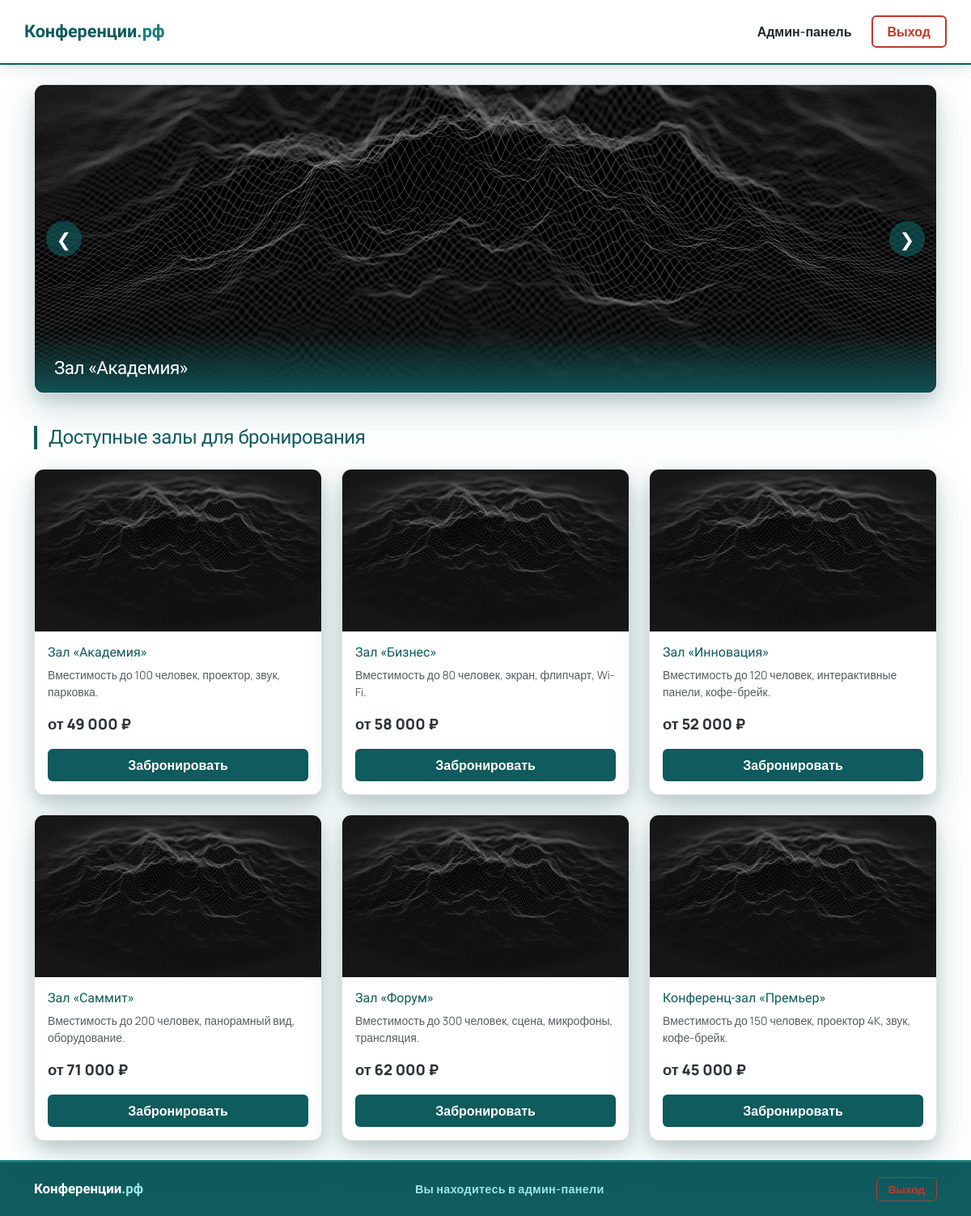
Page /catalog.php (signed in) on the committed database.
### tables this page shows
CREATE TABLE `tours` (
  `id` int NOT NULL,
  `title` varchar(150) NOT NULL,
  `country` varchar(100) NOT NULL,
  `description` text,
  `price` decimal(10,2) NOT NULL,
  `duration` varchar(50) DEFAULT NULL,
  `image` varchar(255) DEFAULT NULL,
  `created_at` datetime NOT NULL DEFAULT CURRENT_TIMESTAMP
);

### includes/functions.php (called while the page is built, shortened)
<?php
require_once __DIR__ . '/db.php';
function e(string $value): string
{
    return htmlspecialchars($value, ENT_QUOTES, 'UTF-8');
}
function isLoggedIn(): bool
{
    return !empty($_SESSION['user_id']);
}
function isAdmin(): bool
{
    return isLoggedIn() && ($_SESSION['user_role'] ?? '') === 'admin';
}
function hallImage(?string $image): string
{
    return 'img/' . $image;
}

### includes/db.php (called while the page is built, shortened)
<?php
function db(): PDO
{
    static $pdo = null;
    if ($pdo === null) {
        $dsn = 'mysql:host=' . DB_HOST . ';dbname=' . DB_NAME . ';charset=utf8mb4';
        try {
            $pdo = new PDO($dsn, DB_USER, DB_PASS, [
                PDO::ATTR_ERRMODE            => PDO::ERRMODE_EXCEPTION,
                PDO::ATTR_DEFAULT_FETCH_MODE => PDO::FETCH_ASSOC,
                PDO::ATTR_EMULATE_PREPARES   => false,
            ]);
        } catch (PDOException $e) {
            die('Ошибка подключения к базе данных: ' . htmlspecialchars($e->getMessage()));
        }
    }
    return $pdo;
}

### includes/orders.php (called while the page is built, shortened)
<?php
require_once __DIR__ . '/functions.php';
function getHalls(): array
{
    return db()->query('SELECT * FROM tours ORDER BY title')->fetchAll();
}

### catalog.php (the view, shortened to what this page needs)
<?php
require_once __DIR__ . '/includes/orders.php';
$halls = getHalls();
include 'header.php';
?>
<main class="container py-4">
    <?php if (!empty($halls)): ?>
    <div class="slider-wrapper position-relative fade-in-up">
        <div class="slider-track">
            <?php foreach ($halls as $hall): ?>
                <div class="slide" style="background-image: url('<?= e(hallImage($hall['image'])) ?>');">
                    <div class="slide-caption"><h3><?= e($hall['title']) ?></h3></div>
                </div>
            <?php endforeach; ?>
        </div>
        <button class="slider-btn prev" aria-label="Назад">&#10094;</button>
        <button class="slider-btn next" aria-label="Вперёд">&#10095;</button>
    </div>
    <?php endif; ?>
    <h2 class="mb-4 section-title">Доступные залы для бронирования</h2>
    <div class="row g-4">
        <?php foreach ($halls as $hall): ?>
        <div class="col-12 col-sm-6 col-lg-4 fade-in-up">
            <div class="card tour-card">
                <img src="<?= e(hallImage($hall['image'])) ?>" alt="<?= e($hall['title']) ?>">
                <div class="card-body d-flex flex-column">
                    <h5 class="card-title"><?= e($hall['title']) ?></h5>
                    <p class="card-text text-muted small"><?= e($hall['description']) ?></p>
                    <p class="price mb-3">от <?= number_format((float)$hall['price'], 0, '.', ' ') ?> ₽</p>
                    <a href="order.php?tour_id=<?= (int)$hall['id'] ?>" class="btn btn-tour mt-auto">Забронировать</a>
                </div>
            </div>
        </div>
        <?php endforeach; ?>
    </div>
</main>
<?php include 'footer.php'; ?>

### header.php (shortened to what this page needs)
<?php
require_once __DIR__ . '/includes/functions.php';
$isAdmin = isAdmin();
$isLoggedIn = isLoggedIn();
?>
<!DOCTYPE html>
<html lang="ru">
<head>
    <link href="https://cdn.jsdelivr.net/npm/bootstrap@5.3.3/dist/css/bootstrap.min.css" rel="stylesheet">
    <link rel="stylesheet" href="css/style.css">
</head>
<body>
<header class="site-header sticky-top">
    <nav class="navbar navbar-expand-lg container">
        <a class="navbar-brand" href="<?= $isLoggedIn ? ($isAdmin ? 'admin.php' : 'catalog.php') : 'login.php' ?>">
            Конференции<span class="brand-dot">.рф</span>
        </a>
        <div class="collapse navbar-collapse" id="mainNav">
            <ul class="navbar-nav ms-auto align-items-lg-center gap-lg-3">
                <?php if ($isAdmin): ?>
                    <li class="nav-item"><span class="nav-link admin-panel-label">Админ-панель</span></li>
                    <li class="nav-item"><a href="logout.php" class="btn btn-logout">Выход</a></li>
                <?php else: ?>
                    <li class="nav-item"><a class="nav-link" href="login.php">Вход</a></li>
                    <li class="nav-item"><a class="nav-link" href="register.php">Регистрация</a></li>
                <?php endif; ?>
            </ul>
        </div>
    </nav>
</header>

### footer.php (shortened to what this page needs)
<footer class="site-footer">
    <div class="container d-flex flex-column flex-md-row align-items-center justify-content-between gap-3">
        <span class="footer-brand">Конференции<span class="brand-dot">.рф</span></span>
        <?php if (!empty($isAdmin)): ?>
            <span class="footer-admin-label">Вы находитесь в админ-панели</span>
            <a href="logout.php" class="btn btn-logout btn-sm">Выход</a>
        <?php else: ?>
            <span class="footer-copy">© 2026 Конференции.рф — бронирование залов для деловых мероприятий</span>
            <span class="footer-contacts">info@конференции.рф · +7 (495) 000-00-00</span>
        <?php endif; ?>
    </div>
</footer>
</body>
</html>

### css/style.css (style rules this page uses)
:root { --teal-dark: #0f5b5e; --teal-mid: #1a7a7d; --teal-light: #2a9599; --gray-100: #f4f5f7; --gray-200: #e2e5e9; --gray-400: #9aa1a9; --gray-600: #5b646d; --gray-800: #2d3338; --text-dark: #1f2529; --white: #ffffff; }
* { box-sizing: border-box; }
body { font-family: 'Manrope', sans-serif; background-color: var(--white); color: var(--text-dark); min-height: 100vh; display: flex; flex-direction: column; }
h1, h2, h3, h4, .brand-font { font-family: 'Unbounded', sans-serif; letter-spacing: -0.02em; }
main { flex: 1 0 auto; }
.section-title { color: var(--teal-dark); font-size: 1.5rem; border-left: 4px solid var(--teal-dark); padding-left: 14px; }
.site-header { background-color: var(--white); border-bottom: 2px solid var(--teal-dark); box-shadow: 0 4px 18px rgba(15, 91, 94, 0.14), 0 2px 6px rgba(0, 0, 0, 0.08); padding: 10px 0; }
.site-header .navbar-brand { color: var(--teal-dark) !important; font-family: 'Unbounded', sans-serif; font-size: 1.35rem; font-weight: 700; }
.brand-dot { color: var(--teal-mid); }
.site-header .nav-link { color: var(--gray-800) !important; font-weight: 600; transition: color 0.2s ease; }
.site-header .admin-panel-label { color: var(--text-dark) !important; font-weight: 600; pointer-events: none; }
.btn-logout { background-color: transparent; border: 2px solid #c0392b; color: #c0392b; font-weight: 600; padding: 6px 18px; border-radius: 6px; transition: background 0.25s ease, color 0.25s ease; }
.site-footer { background-color: var(--teal-dark); color: #e8f0f1; padding: 18px 0; font-size: 0.9rem; margin-top: auto; border-top: 3px solid var(--teal-mid); }
.footer-brand { font-family: 'Unbounded', sans-serif; font-weight: 700; font-size: 1.05rem; color: #fff; }
.footer-brand .brand-dot { color: #9ee5e8; }
.footer-admin-label { color: #9ee5e8; font-weight: 600; letter-spacing: 0.02em; }
.site-footer .btn-logout.btn-sm { padding: 4px 14px; font-size: 0.85rem; border-width: 1px; }
.slider-wrapper { max-width: 100%; margin: 0 auto 40px; overflow: hidden; border-radius: 12px; border: 1px solid var(--gray-200); box-shadow: 0 18px 46px rgba(15, 91, 94, 0.22), 0 8px 18px rgba(0, 0, 0, 0.12); }
.slider-track { display: flex; transition: transform 0.6s ease-in-out; }
.slide { min-width: 100%; height: 380px; background-size: cover; background-position: center; position: relative; }
.slide-caption { position: absolute; bottom: 0; left: 0; right: 0; background: linear-gradient(to top, rgba(15, 91, 94, 0.85), transparent); color: #fff; padding: 30px 24px 18px; }
.slide-caption h3 { font-family: 'Unbounded', sans-serif; font-size: 1.4rem; margin: 0; }
.slider-btn { position: absolute; top: 50%; transform: translateY(-50%); background: rgba(15, 91, 94, 0.65); border: none; color: #fff; width: 44px; height: 44px; border-radius: 50%; font-size: 1.4rem; cursor: pointer; transition: background 0.2s ease; z-index: 10; }
.slider-btn.prev { left: 14px; }
.slider-btn.next { right: 14px; }
.tour-card { border: 1px solid var(--gray-200); border-radius: 12px; overflow: hidden; box-shadow: 0 18px 46px rgba(15, 91, 94, 0.22), 0 8px 18px rgba(0, 0, 0, 0.12); transition: transform 0.25s ease, box-shadow 0.25s ease; height: 100%; background: var(--white); }
.tour-card img { height: 200px; width: 100%; object-fit: cover; display: block; }
.tour-card .card-title { font-family: 'Unbounded', sans-serif; font-size: 1rem; color: var(--teal-dark); }
.tour-card .price { color: var(--gray-800); font-weight: 800; font-size: 1.15rem; }
.btn-tour { background-color: var(--teal-dark); border: none; color: #fff; font-weight: 600; border-radius: 6px; padding: 8px 20px; transition: background 0.2s ease; }
.slide { min-width: 100%; height: 380px; background-size: cover; background-position: center; background-repeat: no-repeat; position: relative; }
.fade-in-up { animation: fadeInUp 0.5s ease both; }

### rows in the picture
tours: image (picture), title "Зал «Академия»", description "Вместимость до 100 человек, проектор, звук, парковка.", price "49 000"
tours: image (picture), title "Зал «Бизнес»", description "Вместимость до 80 человек, экран, флипчарт, Wi-Fi.", price "58 000"
tours: image (picture), title "Зал «Инновация»", description "Вместимость до 120 человек, интерактивные панели, кофе-брейк.", price "52 000"
tours: image (picture), title "Зал «Саммит»", description "Вместимость до 200 человек, панорамный вид, оборудование.", price "71 000"
tours: image (picture), title "Зал «Форум»", description "Вместимость до 300 человек, сцена, микрофоны, трансляция.", price "62 000"
tours: image (picture), title "Конференц-зал «Премьер»", description "Вместимость до 150 человек, проектор 4K, звук, кофе-брейк.", price "45 000"
